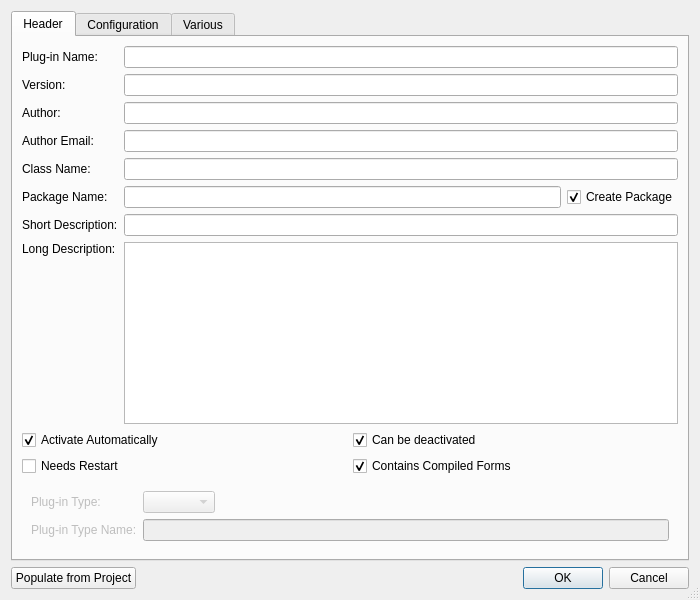
<?xml version="1.0" encoding="UTF-8"?>
<ui version="4.0">
 <class>PluginWizardDialog</class>
 <widget class="QDialog" name="PluginWizardDialog">
  <property name="geometry">
   <rect>
    <x>0</x>
    <y>0</y>
    <width>700</width>
    <height>600</height>
   </rect>
  </property>
  <property name="windowTitle">
   <string>eric Plug-in Wizard</string>
  </property>
  <property name="sizeGripEnabled">
   <bool>true</bool>
  </property>
  <layout class="QVBoxLayout" name="verticalLayout_5">
   <item>
    <widget class="QTabWidget" name="dataTabWidget">
     <property name="currentIndex">
      <number>0</number>
     </property>
     <widget class="QWidget" name="headerTab">
      <attribute name="title">
       <string>Header</string>
      </attribute>
      <layout class="QVBoxLayout" name="verticalLayout">
       <item>
        <layout class="QGridLayout" name="gridLayout">
         <item row="0" column="0">
          <widget class="QLabel" name="label">
           <property name="text">
            <string>Plug-in Name:</string>
           </property>
          </widget>
         </item>
         <item row="0" column="1" colspan="2">
          <widget class="QLineEdit" name="nameEdit">
           <property name="toolTip">
            <string>Enter the plug-in name</string>
           </property>
           <property name="maxLength">
            <number>55</number>
           </property>
          </widget>
         </item>
         <item row="1" column="0">
          <widget class="QLabel" name="label_2">
           <property name="text">
            <string>Version:</string>
           </property>
          </widget>
         </item>
         <item row="1" column="1" colspan="2">
          <widget class="QLineEdit" name="versionEdit">
           <property name="toolTip">
            <string>Enter the version number in the form 'major.minor[.patch[.sub]]'</string>
           </property>
           <property name="maxLength">
            <number>10</number>
           </property>
          </widget>
         </item>
         <item row="2" column="0">
          <widget class="QLabel" name="label_3">
           <property name="text">
            <string>Author:</string>
           </property>
          </widget>
         </item>
         <item row="2" column="1" colspan="2">
          <widget class="QLineEdit" name="authorEdit">
           <property name="toolTip">
            <string>Enter the author's name</string>
           </property>
           <property name="maxLength">
            <number>55</number>
           </property>
          </widget>
         </item>
         <item row="3" column="0">
          <widget class="QLabel" name="label_4">
           <property name="text">
            <string>Author Email:</string>
           </property>
          </widget>
         </item>
         <item row="3" column="1" colspan="2">
          <widget class="QLineEdit" name="authorEmailEdit">
           <property name="toolTip">
            <string>Enter the author's email address</string>
           </property>
           <property name="inputMask">
            <string notr="true"/>
           </property>
           <property name="maxLength">
            <number>55</number>
           </property>
          </widget>
         </item>
         <item row="4" column="0">
          <widget class="QLabel" name="label_5">
           <property name="text">
            <string>Class Name:</string>
           </property>
          </widget>
         </item>
         <item row="4" column="1" colspan="2">
          <widget class="QLineEdit" name="classNameEdit">
           <property name="toolTip">
            <string>Enter the name of the plug-in class</string>
           </property>
           <property name="maxLength">
            <number>55</number>
           </property>
          </widget>
         </item>
         <item row="5" column="0">
          <widget class="QLabel" name="label_6">
           <property name="text">
            <string>Package Name:</string>
           </property>
          </widget>
         </item>
         <item row="5" column="1">
          <widget class="QLineEdit" name="packageNameEdit">
           <property name="toolTip">
            <string>Enter the name of the plug-in package</string>
           </property>
           <property name="maxLength">
            <number>55</number>
           </property>
          </widget>
         </item>
         <item row="5" column="2">
          <widget class="QCheckBox" name="createPackageCheckBox">
           <property name="toolTip">
            <string>Select to create the entered package</string>
           </property>
           <property name="text">
            <string>Create Package</string>
           </property>
           <property name="checked">
            <bool>true</bool>
           </property>
          </widget>
         </item>
         <item row="6" column="0">
          <widget class="QLabel" name="label_7">
           <property name="text">
            <string>Short Description:</string>
           </property>
          </widget>
         </item>
         <item row="6" column="1" colspan="2">
          <widget class="QLineEdit" name="shortDescriptionEdit">
           <property name="toolTip">
            <string>Enter the short description</string>
           </property>
           <property name="maxLength">
            <number>55</number>
           </property>
          </widget>
         </item>
         <item row="7" column="0">
          <widget class="QLabel" name="label_8">
           <property name="text">
            <string>Long Description:</string>
           </property>
           <property name="alignment">
            <set>Qt::AlignLeading|Qt::AlignLeft|Qt::AlignTop</set>
           </property>
          </widget>
         </item>
         <item row="7" column="1" colspan="2">
          <widget class="EricSpellCheckedPlainTextEdit" name="longDescriptionEdit">
           <property name="toolTip">
            <string>Enter the long description</string>
           </property>
           <property name="tabChangesFocus">
            <bool>true</bool>
           </property>
          </widget>
         </item>
        </layout>
       </item>
       <item>
        <layout class="QGridLayout" name="gridLayout_2">
         <item row="0" column="0">
          <widget class="QCheckBox" name="autoActivateCheckBox">
           <property name="toolTip">
            <string>Select to activate the plug-in automatically</string>
           </property>
           <property name="text">
            <string>Activate Automatically</string>
           </property>
           <property name="checked">
            <bool>true</bool>
           </property>
          </widget>
         </item>
         <item row="0" column="1">
          <widget class="QCheckBox" name="deactivateableCheckBox">
           <property name="toolTip">
            <string>Select to allow the plug-in to be deactivated</string>
           </property>
           <property name="text">
            <string>Can be deactivated</string>
           </property>
           <property name="checked">
            <bool>true</bool>
           </property>
          </widget>
         </item>
         <item row="1" column="0">
          <widget class="QCheckBox" name="restartCheckBox">
           <property name="toolTip">
            <string>Select to indicate a restart is needed when updated</string>
           </property>
           <property name="text">
            <string>Needs Restart</string>
           </property>
          </widget>
         </item>
         <item row="1" column="1">
          <widget class="QCheckBox" name="compiledFormsCheckBox">
           <property name="toolTip">
            <string>Select to indicate the presence of compiled forms</string>
           </property>
           <property name="text">
            <string>Contains Compiled Forms</string>
           </property>
           <property name="checked">
            <bool>true</bool>
           </property>
          </widget>
         </item>
        </layout>
       </item>
       <item>
        <widget class="QFrame" name="ondemandFrame">
         <property name="enabled">
          <bool>false</bool>
         </property>
         <property name="frameShape">
          <enum>QFrame::NoFrame</enum>
         </property>
         <property name="frameShadow">
          <enum>QFrame::Raised</enum>
         </property>
         <layout class="QGridLayout" name="gridLayout_4">
          <item row="0" column="0">
           <widget class="QLabel" name="label_10">
            <property name="text">
             <string>Plug-in Type:</string>
            </property>
           </widget>
          </item>
          <item row="0" column="1">
           <widget class="QComboBox" name="pluginTypeCombo">
            <property name="toolTip">
             <string>Select the plug-in type</string>
            </property>
           </widget>
          </item>
          <item row="0" column="2">
           <spacer name="horizontalSpacer_2">
            <property name="orientation">
             <enum>Qt::Horizontal</enum>
            </property>
            <property name="sizeHint" stdset="0">
             <size>
              <width>406</width>
              <height>20</height>
             </size>
            </property>
           </spacer>
          </item>
          <item row="1" column="0">
           <widget class="QLabel" name="label_11">
            <property name="text">
             <string>Plug-in Type Name:</string>
            </property>
           </widget>
          </item>
          <item row="1" column="1" colspan="2">
           <widget class="QLineEdit" name="pluginTypeNameEdit">
            <property name="toolTip">
             <string>Enter the plug-in type name</string>
            </property>
            <property name="maxLength">
             <number>55</number>
            </property>
           </widget>
          </item>
         </layout>
        </widget>
       </item>
      </layout>
     </widget>
     <widget class="QWidget" name="configTab">
      <attribute name="title">
       <string>Configuration</string>
      </attribute>
      <layout class="QVBoxLayout" name="verticalLayout_3">
       <item>
        <widget class="QGroupBox" name="configurationGroup">
         <property name="toolTip">
          <string>Select to indicate that the plug-in has configurable data</string>
         </property>
         <property name="title">
          <string>Is configurable</string>
         </property>
         <property name="checkable">
          <bool>true</bool>
         </property>
         <property name="checked">
          <bool>false</bool>
         </property>
         <layout class="QGridLayout" name="gridLayout_3">
          <item row="0" column="0">
           <widget class="QLabel" name="label_9">
            <property name="text">
             <string>Preferences Key:</string>
            </property>
           </widget>
          </item>
          <item row="0" column="1">
           <widget class="QLineEdit" name="preferencesKeyEdit">
            <property name="toolTip">
             <string>Enter the preferences key</string>
            </property>
            <property name="maxLength">
             <number>55</number>
            </property>
           </widget>
          </item>
          <item row="1" column="1">
           <spacer name="verticalSpacer">
            <property name="orientation">
             <enum>Qt::Vertical</enum>
            </property>
            <property name="sizeHint" stdset="0">
             <size>
              <width>20</width>
              <height>416</height>
             </size>
            </property>
           </spacer>
          </item>
         </layout>
        </widget>
       </item>
      </layout>
     </widget>
     <widget class="QWidget" name="variousTab">
      <attribute name="title">
       <string>Various</string>
      </attribute>
      <layout class="QVBoxLayout" name="verticalLayout_4">
       <item>
        <widget class="QCheckBox" name="pixmapCheckBox">
         <property name="toolTip">
          <string>Select to create a 'previewPix()' function skeleton</string>
         </property>
         <property name="text">
          <string>Include 'previewPix()' function</string>
         </property>
        </widget>
       </item>
       <item>
        <widget class="QCheckBox" name="moduleSetupCheckBox">
         <property name="toolTip">
          <string>Select to create a 'moduleSetup()' function skeleton</string>
         </property>
         <property name="text">
          <string>Include 'moduleSetup()' function</string>
         </property>
        </widget>
       </item>
       <item>
        <widget class="QGroupBox" name="exeGroup">
         <property name="title">
          <string>Include an 'exeDisplayData' function</string>
         </property>
         <property name="checkable">
          <bool>true</bool>
         </property>
         <property name="checked">
          <bool>false</bool>
         </property>
         <layout class="QVBoxLayout" name="verticalLayout_2">
          <item>
           <widget class="QRadioButton" name="exeRadioButton">
            <property name="toolTip">
             <string>Select to create an 'exeDisplayData()' function skeleton</string>
            </property>
            <property name="text">
             <string>'exeDisplayData()' function returning program data to determine version information</string>
            </property>
            <property name="checked">
             <bool>true</bool>
            </property>
           </widget>
          </item>
          <item>
           <widget class="QRadioButton" name="exeInfoRadioButton">
            <property name="toolTip">
             <string>Select to create an 'exeDisplayData()' function skeleton returning version info</string>
            </property>
            <property name="text">
             <string>'exeDisplayData()' function returning version information</string>
            </property>
           </widget>
          </item>
          <item>
           <widget class="QRadioButton" name="exeListRadioButton">
            <property name="toolTip">
             <string>Select to create an 'exeDisplayDataList()' function skeleton</string>
            </property>
            <property name="text">
             <string>'exeDisplayDataList()' function</string>
            </property>
           </widget>
          </item>
         </layout>
        </widget>
       </item>
       <item>
        <widget class="QCheckBox" name="apiFilesCheckBox">
         <property name="toolTip">
          <string>Select to create an 'apiFiles()' function skeleton</string>
         </property>
         <property name="text">
          <string>Include 'apiFiles()' function</string>
         </property>
        </widget>
       </item>
       <item>
        <widget class="QCheckBox" name="installDependenciesCheckBox">
         <property name="toolTip">
          <string>Select to create an 'installDependencies()' function skeleton</string>
         </property>
         <property name="text">
          <string>Include 'installDependencies()' function</string>
         </property>
        </widget>
       </item>
       <item>
        <widget class="QCheckBox" name="clearPrivateDataCheckBox">
         <property name="toolTip">
          <string>Select to create a 'clearPrivateData()' function skeleton</string>
         </property>
         <property name="text">
          <string>Include 'clearPrivateData()' function</string>
         </property>
        </widget>
       </item>
       <item>
        <spacer name="verticalSpacer_2">
         <property name="orientation">
          <enum>Qt::Vertical</enum>
         </property>
         <property name="sizeHint" stdset="0">
          <size>
           <width>20</width>
           <height>377</height>
          </size>
         </property>
        </spacer>
       </item>
      </layout>
     </widget>
    </widget>
   </item>
   <item>
    <layout class="QHBoxLayout" name="horizontalLayout">
     <item>
      <widget class="QPushButton" name="projectButton">
       <property name="toolTip">
        <string>Press to populate entry fields from project data</string>
       </property>
       <property name="text">
        <string>Populate from Project</string>
       </property>
      </widget>
     </item>
     <item>
      <spacer name="horizontalSpacer">
       <property name="orientation">
        <enum>Qt::Horizontal</enum>
       </property>
       <property name="sizeHint" stdset="0">
        <size>
         <width>40</width>
         <height>20</height>
        </size>
       </property>
      </spacer>
     </item>
     <item>
      <widget class="QDialogButtonBox" name="buttonBox">
       <property name="orientation">
        <enum>Qt::Horizontal</enum>
       </property>
       <property name="standardButtons">
        <set>QDialogButtonBox::Cancel|QDialogButtonBox::Ok</set>
       </property>
      </widget>
     </item>
    </layout>
   </item>
  </layout>
 </widget>
 <customwidgets>
  <customwidget>
   <class>EricSpellCheckedPlainTextEdit</class>
   <extends>QPlainTextEdit</extends>
   <header>eric7/EricWidgets/EricSpellCheckedTextEdit.h</header>
  </customwidget>
 </customwidgets>
 <tabstops>
  <tabstop>projectButton</tabstop>
  <tabstop>dataTabWidget</tabstop>
  <tabstop>nameEdit</tabstop>
  <tabstop>versionEdit</tabstop>
  <tabstop>authorEdit</tabstop>
  <tabstop>authorEmailEdit</tabstop>
  <tabstop>classNameEdit</tabstop>
  <tabstop>packageNameEdit</tabstop>
  <tabstop>createPackageCheckBox</tabstop>
  <tabstop>shortDescriptionEdit</tabstop>
  <tabstop>longDescriptionEdit</tabstop>
  <tabstop>autoActivateCheckBox</tabstop>
  <tabstop>deactivateableCheckBox</tabstop>
  <tabstop>restartCheckBox</tabstop>
  <tabstop>compiledFormsCheckBox</tabstop>
  <tabstop>pluginTypeCombo</tabstop>
  <tabstop>pluginTypeNameEdit</tabstop>
  <tabstop>configurationGroup</tabstop>
  <tabstop>preferencesKeyEdit</tabstop>
  <tabstop>pixmapCheckBox</tabstop>
  <tabstop>moduleSetupCheckBox</tabstop>
  <tabstop>exeGroup</tabstop>
  <tabstop>exeRadioButton</tabstop>
  <tabstop>exeInfoRadioButton</tabstop>
  <tabstop>exeListRadioButton</tabstop>
  <tabstop>apiFilesCheckBox</tabstop>
  <tabstop>installDependenciesCheckBox</tabstop>
  <tabstop>clearPrivateDataCheckBox</tabstop>
 </tabstops>
 <resources/>
 <connections>
  <connection>
   <sender>buttonBox</sender>
   <signal>accepted()</signal>
   <receiver>PluginWizardDialog</receiver>
   <slot>accept()</slot>
   <hints>
    <hint type="sourcelabel">
     <x>649</x>
     <y>578</y>
    </hint>
    <hint type="destinationlabel">
     <x>157</x>
     <y>274</y>
    </hint>
   </hints>
  </connection>
  <connection>
   <sender>buttonBox</sender>
   <signal>rejected()</signal>
   <receiver>PluginWizardDialog</receiver>
   <slot>reject()</slot>
   <hints>
    <hint type="sourcelabel">
     <x>688</x>
     <y>584</y>
    </hint>
    <hint type="destinationlabel">
     <x>286</x>
     <y>274</y>
    </hint>
   </hints>
  </connection>
  <connection>
   <sender>autoActivateCheckBox</sender>
   <signal>toggled(bool)</signal>
   <receiver>ondemandFrame</receiver>
   <slot>setDisabled(bool)</slot>
   <hints>
    <hint type="sourcelabel">
     <x>108</x>
     <y>422</y>
    </hint>
    <hint type="destinationlabel">
     <x>126</x>
     <y>470</y>
    </hint>
   </hints>
  </connection>
 </connections>
</ui>
